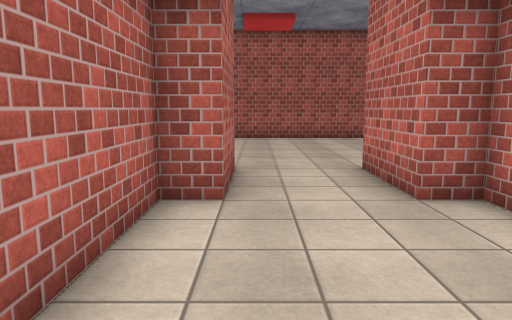
[1] (above)

12 first-person views from a walk through a 3-D level made in the Unity game engine. The camera is 1.4 m above the floor, tilts 8° down and sees 70° across. The floor is counted in squares, 1 m on a side. Each view is taken from the middle of a square. On the plan, view 1 faces up. The plan holds only what a view shows up to about 16 squares ahead; the rest is blank. The place goes on beyond the plan. The player is left out. Surface patterns are stand-ins for the level's own textures.

[2]
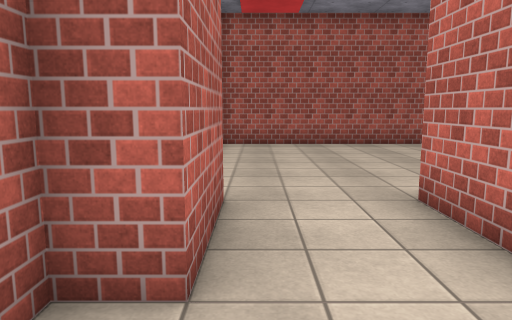

[3]
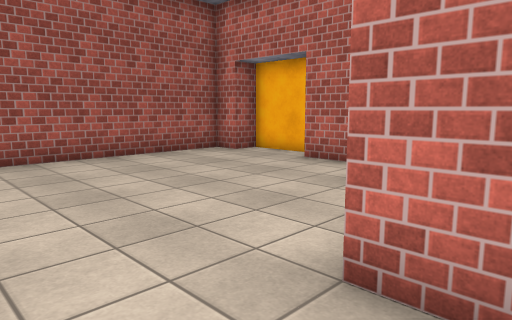

[4]
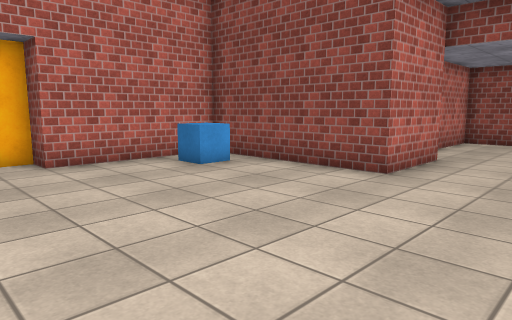

[5]
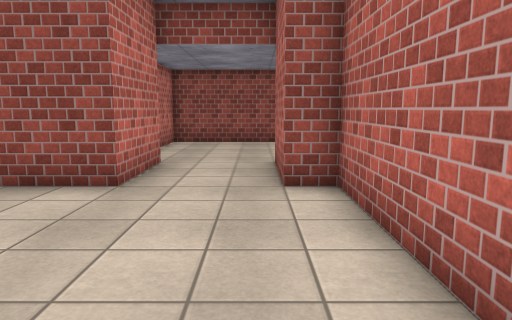

[6]
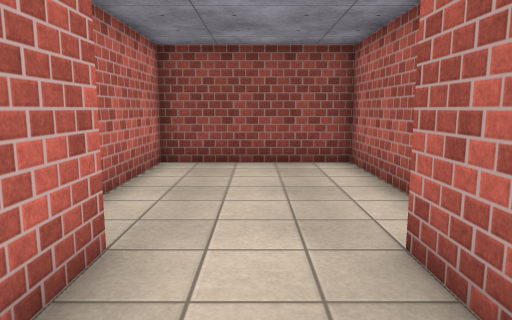

[7]
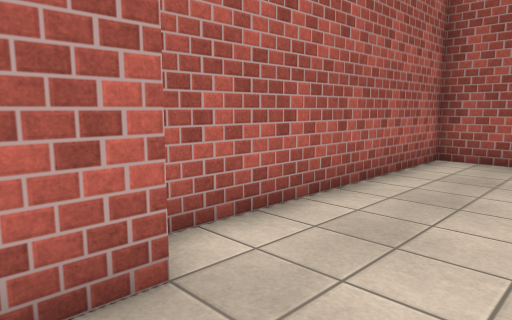

[8]
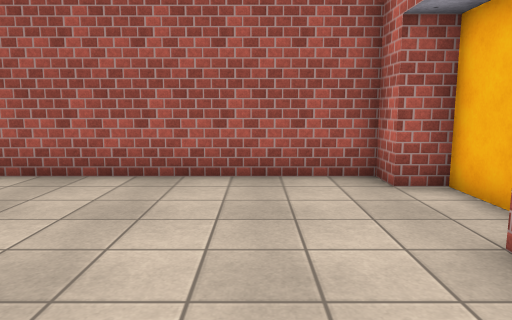

[9]
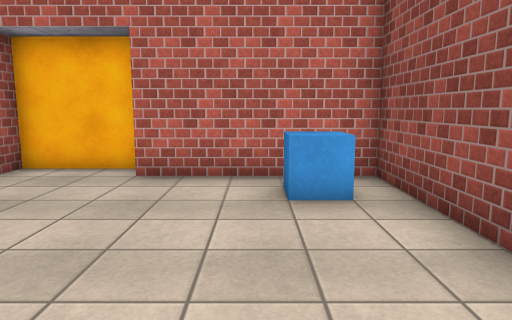

[10]
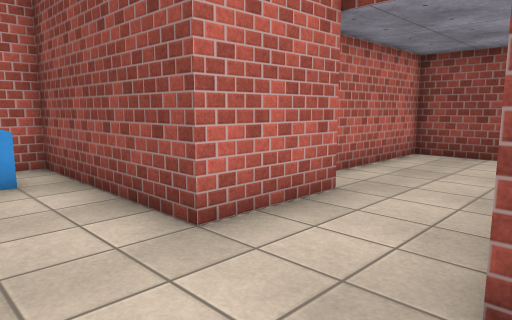

[11]
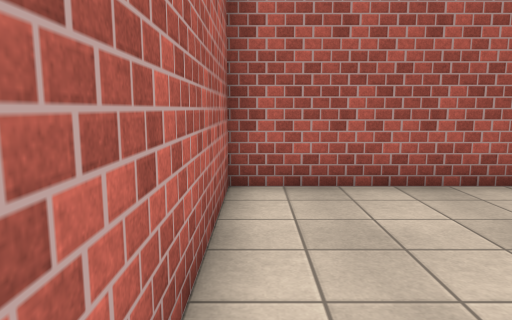

[12]
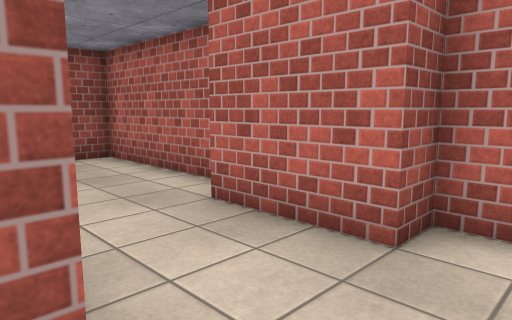

### Floor plan
Points are (right, up) in squares from view 1. A wall is a line through its corners. A room is listed if a view was taken in it or the views show most of it. See-through windows are left out.
Room 1 (views 1, 2, 3, 4, 5, 6, 7, 8, 9, 10, 11, 12)
walls: (2.5, 8.5) (8.5, 8.5) (8.5, 13.5) (9.5, 13.5) (9.5, 16.5) (8.5, 16.5) (8.5, 17.5) (-1.5, 17.5) (-1.5, 8.5) (-0.5, 8.5) (-0.5, 5.5) (-1.5, 5.5) (-1.5, -0.5) (3.5, -0.5) (3.5, 5.5) (2.5, 5.5) (2.5, 8.5)
low walls: (6.5, 9.4) (6.5, 10.5) (7.5, 10.5)

Where each view was taken, in squares from view 1:
view 1: 0 up, 0 right, facing up
view 2: 3 up, 0 right, facing up
view 3: 7 up, 0 right, facing up-right
view 4: 16 up, 1 left, facing down-right
view 5: 15 up, 0 right, facing down
view 6: 9 up, 1 right, facing down
view 7: 7 up, 2 right, facing up-left
view 8: 10 up, 6 right, facing up
view 9: 11 up, 1 right, facing right
view 10: 11 up, 1 left, facing down-right
view 11: 11 up, 1 left, facing up
view 12: 10 up, 3 right, facing down-left
